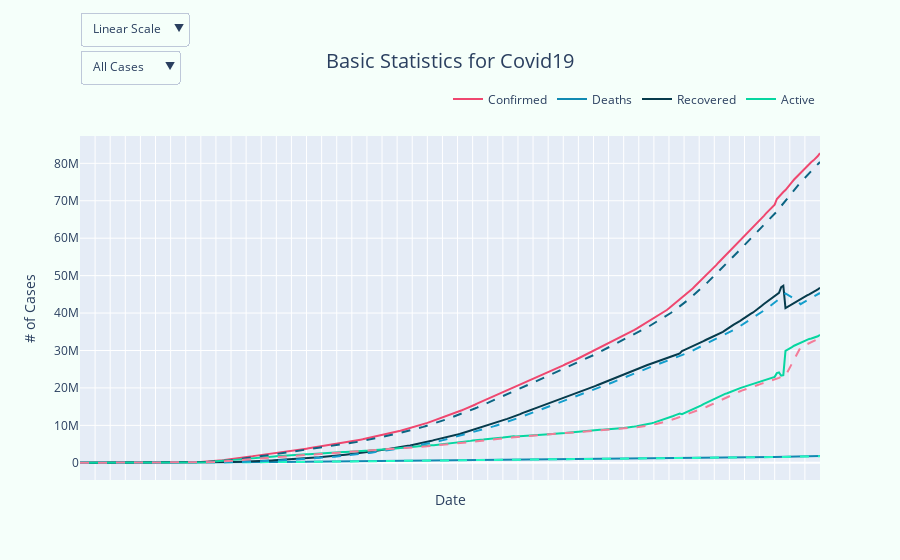

Notebook source saved alongside this figure:
### Code cell
base_stats_fig.update_layout(
    updatemenus=[
        dict(
        buttons=list(
            [dict(label = 'All Cases',
                  method = 'update',
                  args = [{'visible': [True, True, True, True, True, True, True, True]},
                          {'title': 'All Cases',
                           'showlegend':True}]),
             dict(label = 'Confirmed',
                  method = 'update',
                  args = [{'visible': [True, False, False, False, True, False, False, False]},
                          {'title': 'Confirmed',
                           'showlegend':True}]),
             dict(label = 'Active',
                  method = 'update',
                  args = [{'visible': [False, False, False, True, False, False, False, True]},
                          {'title': 'Active',
                           'showlegend':True}]),
             dict(label = 'Recovered',
                  method = 'update',
                  args = [{'visible': [False, False, True, False, False, False, True, False]},
                          {'title': 'Recovered',
                           'showlegend':True}]),
             dict(label = 'Deaths',
                  method = 'update',
                  args = [{'visible': [False, True, False, False, False, True, False, False]},
                          {'title': 'Deaths',
                           'showlegend':True}]),
            ]),
             type = "dropdown",
             direction="down",
            showactive=True,
             x=0,
             xanchor="left",
             y=1.25,
             yanchor="top"
        ),
        dict(
        buttons=list(
            [dict(label = 'Linear Scale',
                  method = 'relayout',
                  args = [{'yaxis': {'type': 'linear'}},
                          {'title': 'All Cases',
                           'showlegend':True}]),
             dict(label = 'Log Scale',
                  method = 'relayout',
                  args = [{'yaxis': {'type': 'log'}},
                          {'title': 'Confirmed',
                           'showlegend':True}]),
            ]),
             type = "dropdown",
             direction="down",
            showactive=True,
             x=0,
             xanchor="left",
             y=1.36,
             yanchor="top"
        )
    ])

base_stats_fig.update_xaxes(showticklabels=False)
base_stats_fig.update_layout( 
    title_text="Basic Statistics for Covid19", title_x=0.5, title_font_size=20,
                            legend=dict(orientation='h',yanchor='top',y=1.15,xanchor='right',x=1), paper_bgcolor="mintcream",
                            xaxis_title="Date", yaxis_title="# of Cases")
base_stats_fig.show()

### Figure 1 — Plotly figure (JSON) as saved in the notebook; plotly's stock layout.template omitted (floating-point values rounded to 4 significant figures; data arrays with more than 128 entries replaced by an {"elided": "..."} marker saying what was removed)
{"data": [{"hovertemplate": "<br><b>Date</b>: %{x}<br><i>Count</i>:%{y}", "line": {"color": "#ef476f"}, "name": "Confirmed", "type": "scatter", "x": {"elided": "344 str values"}, "y": {"elided": "344 int values"}}, {"hovertemplate": "<br><b>Date</b>: %{x}<br><i>Count</i>:%{y}", "line": {"color": "#118ab2"}, "name": "Deaths", "type": "scatter", "x": {"elided": "344 str values"}, "y": {"elided": "344 int values"}}, {"hovertemplate": "<br><b>Date</b>: %{x}<br><i>Count</i>:%{y}", "line": {"color": "#073b4c"}, "name": "Recovered", "type": "scatter", "x": {"elided": "344 str values"}, "y": {"elided": "344 int values"}}, {"hovertemplate": "<br><b>Date</b>: %{x}<br><i>Count</i>:%{y}", "line": {"color": "#06d6a0"}, "name": "Active", "type": "scatter", "x": {"elided": "344 str values"}, "y": {"elided": "344 int values"}}, {"hovertemplate": "<br><b>Date</b>: %{x}<br><i>7-day moving avg.</i>: %{y}", "line": {"color": "#0C6583", "dash": "dash"}, "name": "Confirmed 7-day Moving Avg.", "showlegend": false, "type": "scatter", "x": {"elided": "344 str values"}, "y": {"elided": "344 float values"}}, {"hovertemplate": "<br><b>Date</b>: %{x}<br><i>7-day moving avg.</i>: %{y}", "line": {"color": "#24F9C1", "dash": "dash"}, "name": "Deaths 7-day Moving Avg.", "showlegend": false, "type": "scatter", "x": {"elided": "344 str values"}, "y": {"elided": "344 float values"}}, {"hovertemplate": "<br><b>Date</b>: %{x}<br><i>7-day moving avg.</i>: %{y}", "line": {"color": "#149ECC", "dash": "dash"}, "name": "Recovered 7-day Moving Avg.", "showlegend": false, "type": "scatter", "x": {"elided": "344 str values"}, "y": {"elided": "344 float values"}}, {"hovertemplate": "<br><b>Date</b>: %{x}<br><i>7-day moving avg.</i>: %{y}", "line": {"color": "#F47C98", "dash": "dash"}, "name": "Active 7-day Moving Avg.", "showlegend": false, "type": "scatter", "x": {"elided": "344 str values"}, "y": {"elided": "344 float values"}}], "layout": {"legend": {"orientation": "h", "x": 1, "xanchor": "right", "y": 1.15, "yanchor": "top"}, "paper_bgcolor": "mintcream", "title": {"font": {"size": 20}, "text": "Basic Statistics for Covid19", "x": 0.5}, "updatemenus": [{"buttons": [{"args": [{"visible": [true, true, true, true, true, true, true, true]}, {"showlegend": true, "title": "All Cases"}], "label": "All Cases", "method": "update"}, {"args": [{"visible": [true, false, false, false, true, false, false, false]}, {"showlegend": true, "title": "Confirmed"}], "label": "Confirmed", "method": "update"}, {"args": [{"visible": [false, false, false, true, false, false, false, true]}, {"showlegend": true, "title": "Active"}], "label": "Active", "method": "update"}, {"args": [{"visible": [false, false, true, false, false, false, true, false]}, {"showlegend": true, "title": "Recovered"}], "label": "Recovered", "method": "update"}, {"args": [{"visible": [false, true, false, false, false, true, false, false]}, {"showlegend": true, "title": "Deaths"}], "label": "Deaths", "method": "update"}], "direction": "down", "showactive": true, "type": "dropdown", "x": 0, "xanchor": "left", "y": 1.25, "yanchor": "top"}, {"buttons": [{"args": [{"yaxis": {"type": "linear"}}, {"showlegend": true, "title": "All Cases"}], "label": "Linear Scale", "method": "relayout"}, {"args": [{"yaxis": {"type": "log"}}, {"showlegend": true, "title": "Confirmed"}], "label": "Log Scale", "method": "relayout"}], "direction": "down", "showactive": true, "type": "dropdown", "x": 0, "xanchor": "left", "y": 1.36, "yanchor": "top"}], "xaxis": {"showticklabels": false, "title": {"text": "Date"}}, "yaxis": {"title": {"text": "# of Cases"}}}}
